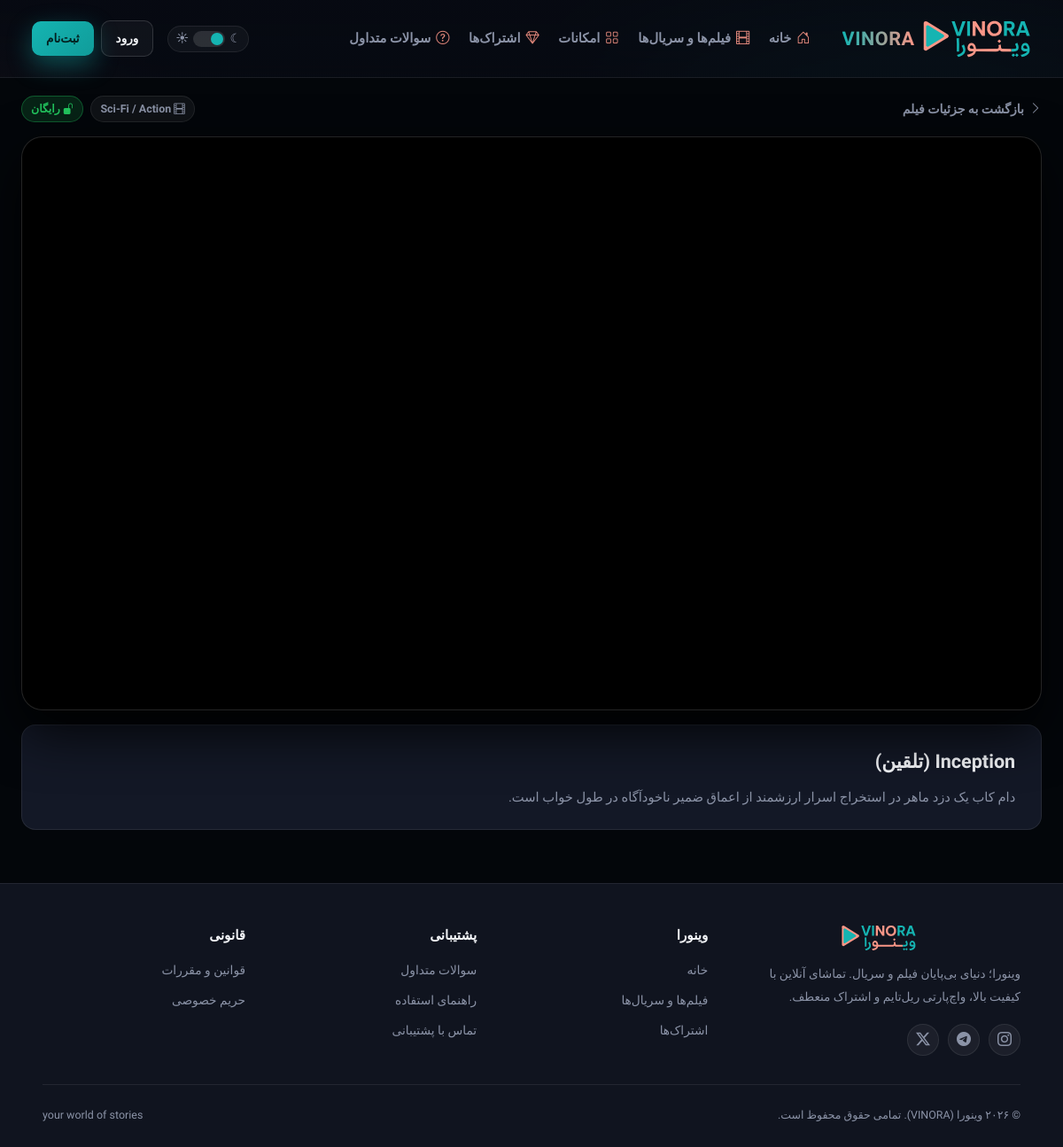
/player/1/, run on an earlier commit of the app's database.
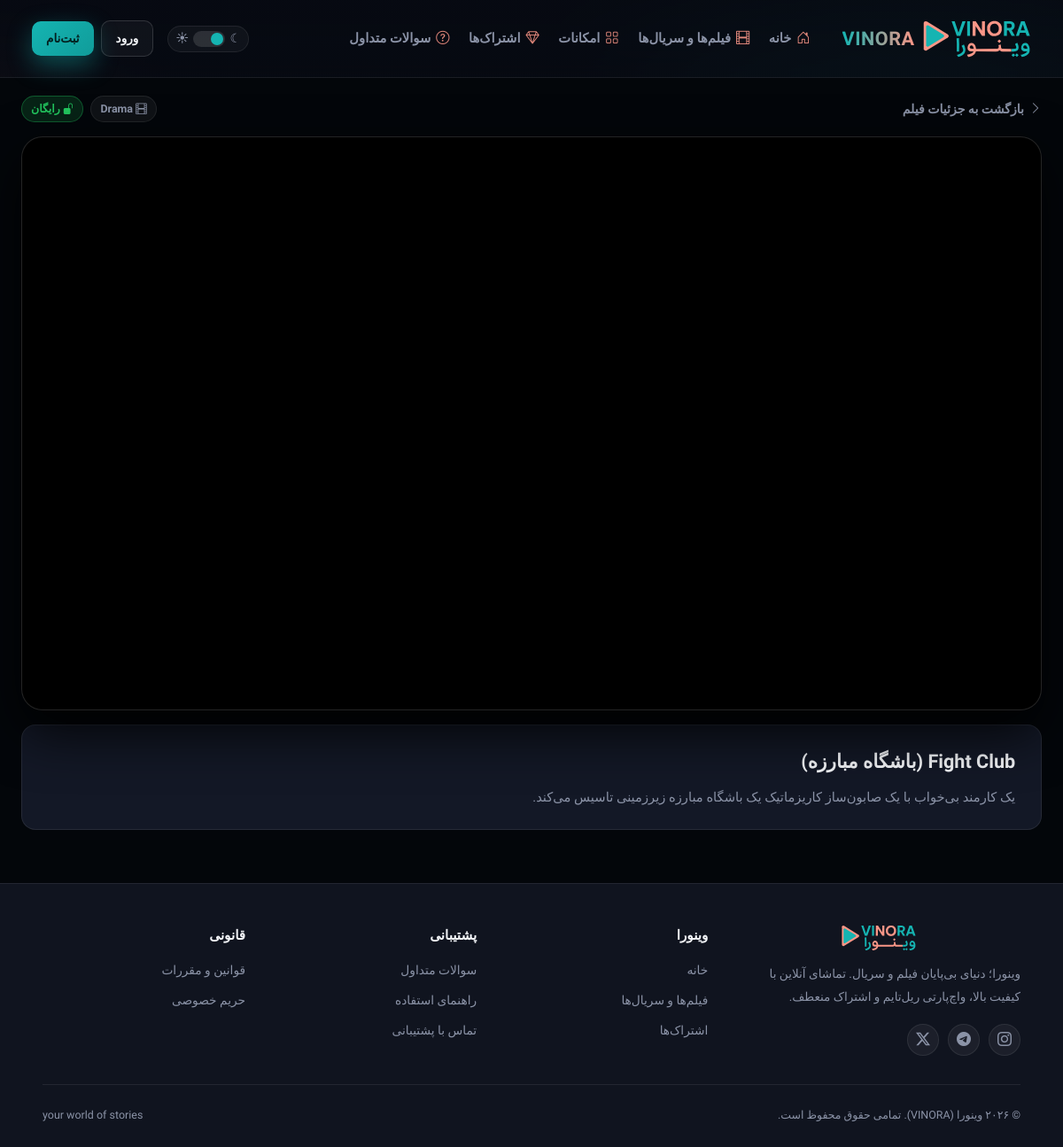
And on a later commit of the database.
### videos/models.py (models this page shows, shortened)
class Video(models.Model):
    title = models.CharField(max_length=255)
    description = models.TextField(blank=True)
    video_url = models.URLField(blank=True)
    thumbnail = models.ImageField(upload_to="thumbnails/", blank=True, null=True)
    duration = models.PositiveIntegerField(help_text="Duration in seconds", default=0)
    genre = models.CharField(max_length=100, blank=True)
    release_date = models.DateField(null=True, blank=True)
    required_plan = models.ForeignKey(
        SubscriptionPlan,
        on_delete=models.SET_NULL,
        null=True,
        blank=True,
        related_name="videos",
    )
    uploaded_at = models.DateTimeField(auto_now_add=True)

### videos/views.py (the view)
# urls.py: path("player/<int:pk>/", video_player_view, name="video-player"),
def video_player_view(request, pk):
    video = get_object_or_404(Video, pk=pk)
    is_party = request.GET.get("party") == "true"
    template_name = "watchparty_player.html" if is_party else "player.html"
    return render(request, template_name, {"video": video, "is_party": is_party})

### templates/player.html (shortened to what this page needs)
{% extends 'base.html' %}
{% load static %}
{% block extra_head %}
<link rel="stylesheet" href="{% static 'css/player.css' %}?v=1.0">
{% endblock %}
{% block content %}
<div class="vinora-player-page-wrapper">
    <div class="player-main-container">
        <div class="player-top-header">
            <a href="{% url 'movie-detail' video.id %}" class="btn-back-movie">
                <i class="bi bi-chevron-right"></i> بازگشت به جزئیات فیلم
            </a>
            <div class="player-movie-tags">
                <span class="movie-header-tag"><i class="bi bi-film"></i> {{ video.genre|default:"سینمایی" }}</span>
                {% if video.required_plan %}
                    <span class="movie-header-tag premium"><i class="bi bi-gem"></i> اشتراکی</span>
                {% else %}
                    <span class="movie-header-tag free"><i class="bi bi-unlock-fill"></i> رایگان</span>
                {% endif %}
            </div>
        </div>
        <div class="custom-player-wrapper" id="playerWrapper">
            <video id="mainVideoPlayer" preload="metadata" playsinline>
                <source src="/stream/{{ video.id }}/" type="video/mp4">
            </video>
        </div>
        <div class="player-bottom-card">
            <h1>{{ video.title }}</h1>
            <p>{{ video.description }}</p>
        </div>
    </div>
</div>
{% endblock %}

What changed in the data, as far as the page shows it:
changed Video: genre "Sci-Fi / Action" → "Drama"; title "Inception (تلقین)" → "Fight Club (باشگاه مبارزه)"; description "دام کاب یک دزد ماهر در استخراج اسرار ارزشمند از اعماق ضمیر ناخودآگاه در طول خواب است." → "یک کارمند بی‌خواب با یک صابون‌ساز کاریزماتیک یک باشگاه مبارزه زیرزمینی تاسیس می‌کند."
